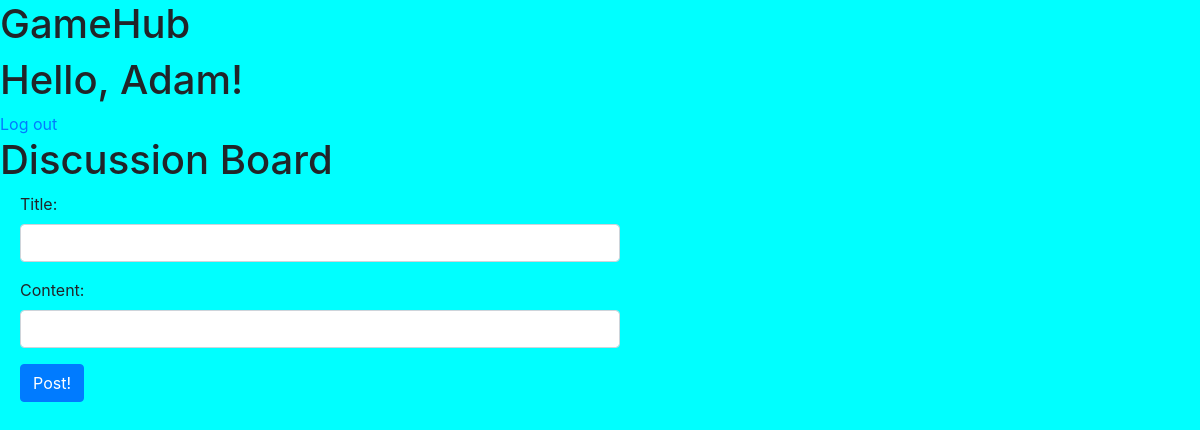
The app's page /discuss/ (signed in), older data.
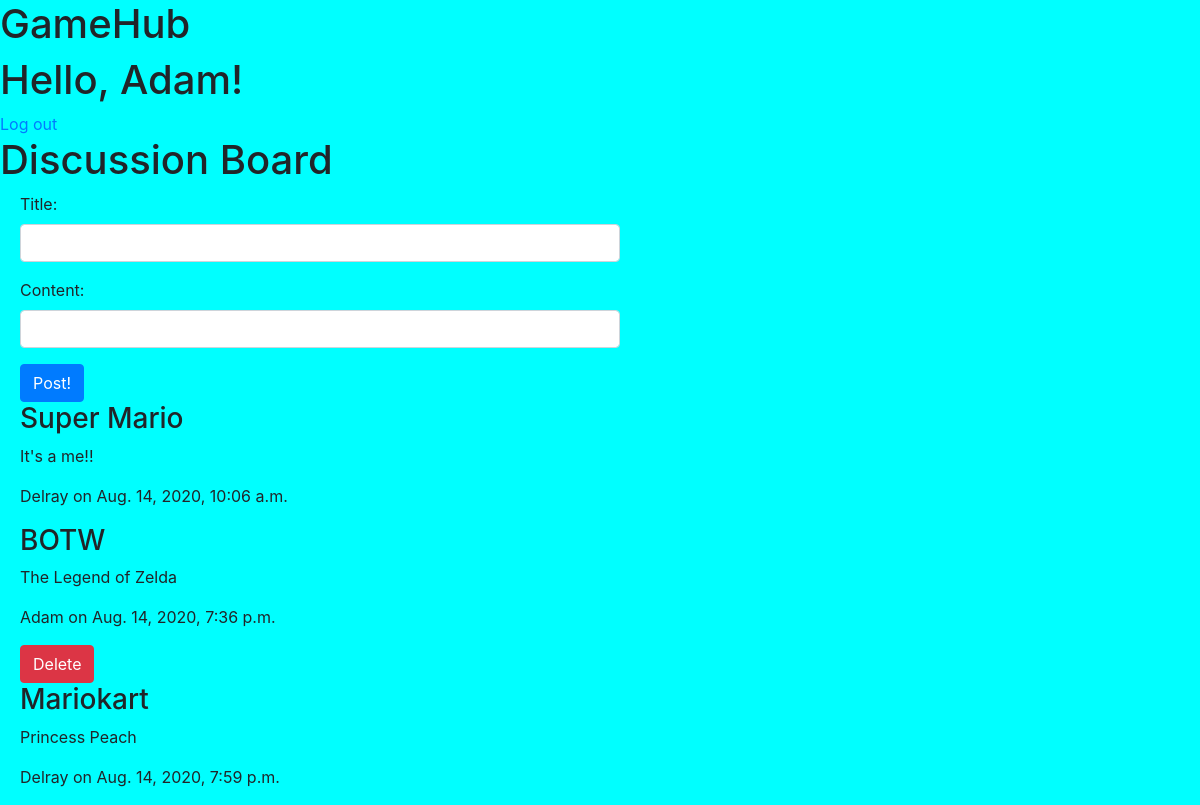
The same page, newer data.
### login/models.py (models this page shows)
class User(models.Model):
    first_name = models.CharField(max_length=255)
    last_name = models.CharField(max_length=255)
    email = models.EmailField(unique=True)
    password = models.CharField(max_length=255)
    confirm = models.CharField(max_length=255)
    created_at = models.DateTimeField(auto_now_add=True)
    updated_at = models.DateTimeField(auto_now=True)
    objects = UserManager()

### discussionBoard/models.py (models this page shows)
class Posts(models.Model):
    title = models.CharField(max_length=255)
    content = models.CharField(max_length=255)
    created_at = models.DateTimeField(auto_now_add=True)
    updated_at = models.DateTimeField(auto_now=True)
    author = models.ForeignKey(User, on_delete=models.CASCADE, related_name="posts")
    objects = PostManager()

### discussionBoard/views.py (the view)
# urls.py: path('discuss/', include('discussionBoard.urls')),
def discuss(request):
    if 'user_id' not in request.session:
        return redirect('/')
    context = {
        'user': User.objects.get(id = request.session['user_id']),
        'posts': Posts.objects.all(),
    }
    return render(request, 'discussions/index.html', context)

### discussionBoard/templates/discussions/index.html (shortened to what this page needs)
<!DOCTYPE html>
<html lang="en">
<head>
    <link rel="stylesheet" href="https://stackpath.bootstrapcdn.com/bootstrap/4.5.0/css/bootstrap.min.css">
    {% load static %}
    <link rel="stylesheet" href="{% static 'styles.css' %}" type="text/css">
</head>
<body>
    <h1>GameHub</h1>
    <div>
        <h1>Hello, {{ user.first_name}}! </h1>
        <a href="/logout">Log out</a>
    </div>
    <h1>Discussion Board</h1>
    <section>
        <form action="/discuss/create" method="POST">
            <div class="form-group">
                <label for="title">Title: </label>
                <input type="text" name="title" id="title" class="form-control">
            </div>
            <div class="form-group">
                <label for="content">Content: </label>
                <input type="text" name="content" id="content" class="form-control">
            </div>
            <button class="btn btn-primary">Post!</button>
        </form>
    </section>
    <section>
        {%for post in posts%}
        <div class="post">
            <h3>{{post.title}}</h3>
            <blockquote>{{post.content}}</blockquote>
            <p>{{post.author.first_name}} on {{post.created_at}}</p>
            {% if post.author.id == request.session.user_id %}
            <a class="btn btn-danger" href="/discuss/{{post.id}}/delete">Delete</a>
            {% endif %}
        </div>
        {% endfor %}
    </section>
</body>
</html>

### login/static/styles.css (style rules this page uses)
body { background-color: aqua; }
section { width: 50%; margin: 0 20px; display: inline-block; }

Row changes from the older to the newer data that the page shows:
added Posts: title "Super Mario", content "It's a me!!", author.first_name "Delray", created_at "Aug. 14, 2020, 10:06 a.m."
added Posts: title "BOTW", content "The Legend of Zelda", author.first_name "Adam", created_at "Aug. 14, 2020, 7:36 p.m."
added Posts: title "Mariokart", content "Princess Peach", author.first_name "Delray", created_at "Aug. 14, 2020, 7:59 p.m."
